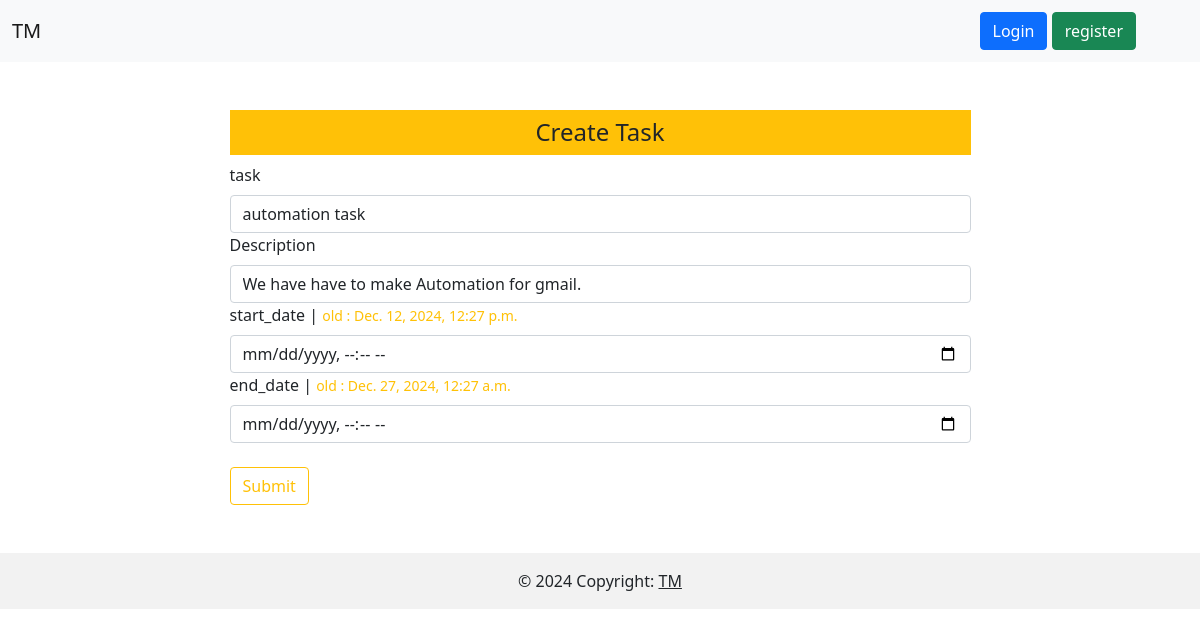
Screenshot of /edit/1 with the database file from the repository.
### task_app/models.py (models this page shows, shortened)
class Task(models.Model):
    title = models.CharField(max_length=100)
    description = models.TextField(default='')
    start_date = models.DateTimeField()
    end_date = models.DateTimeField()
    user = models.ForeignKey(User, on_delete=models.CASCADE)

### task_app/views.py (the view, shortened to what this page needs)
# urls.py: path('edit/<int:taskid>', views.edit_task, name='edit'),
def edit_task(request,taskid):
    print(taskid)
    task = Task.objects.get(id=taskid)
    return render(request,'edit_task.html',{'task':task})

### task_app/templates/edit_task.html (shortened to what this page needs)
{% extends 'base.html' %}
{% block content %}
<div class="container p-5 w-75">
    <h4 class="text-center bg-warning p-2">Create Task</h4>
    <form method="post">
        <label class="form-label" for="bt1">task </label>
        <input class="form-control" type="text" id="bt1" name="bt1" value="{{task.title}}">
        <label class="form-label" for="bt2">Description </label>
        <input class="form-control" type="text" id="bt2" name="bt2" value="{{task.description}}">
        <label class="form-label" for="bt3">start_date | </label>
        <small class="text-warning">old : {{task.start_date}}</small>
        <input class="form-control" type="datetime-local" id="bt3" name="bt3">
        <label class="form-label" for="bt4">end_date | </label>
        <small class="text-warning">old : {{task.end_date}}</small>
        <input class="form-control" type="datetime-local" id="bt4" name="bt4">
        <br>
        <button type="submit" class="btn btn-outline-warning">Submit</button>
    </form>
</div>
{% endblock %}

### rows the page displays
Task: bt1 "automation task", bt2 "We have have to make Automation for gmail.", start_date "Dec. 12, 2024, 12:27 p.m.", end_date "Dec. 27, 2024, 12:27 a.m."
